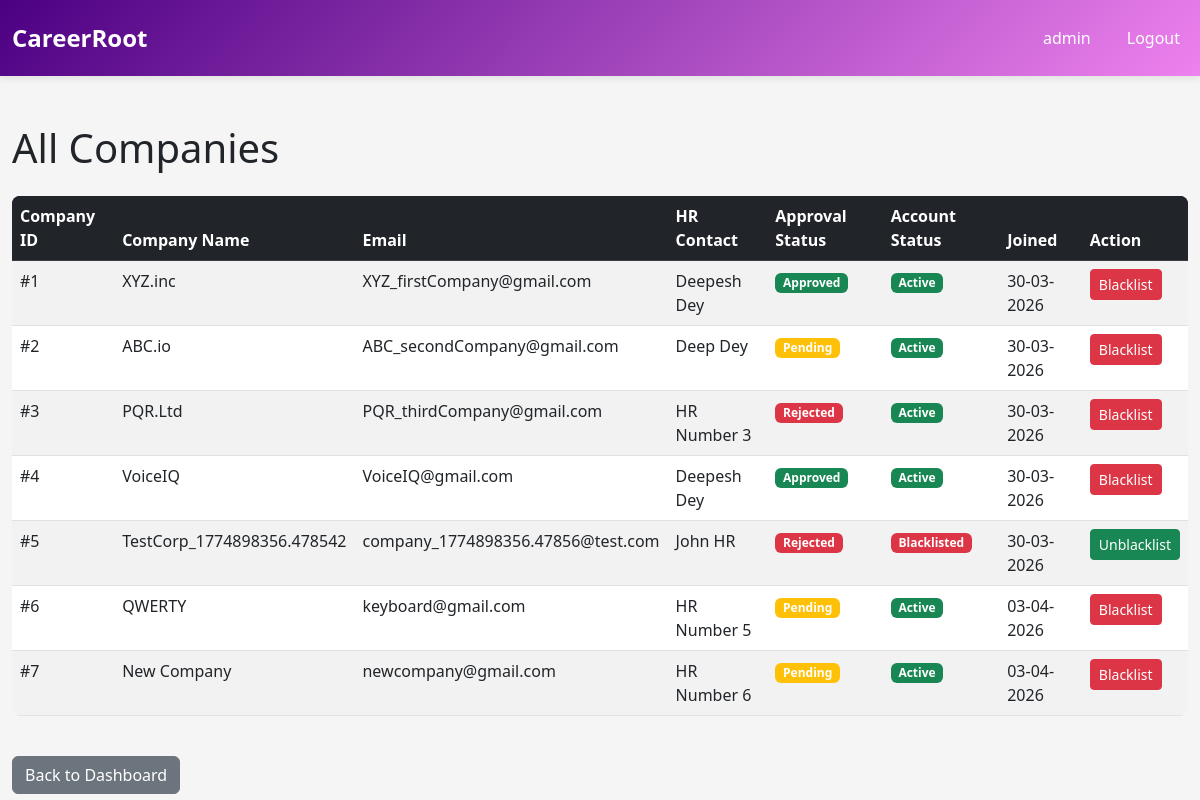
Page /admin/companies (signed in) on the earlier database version.
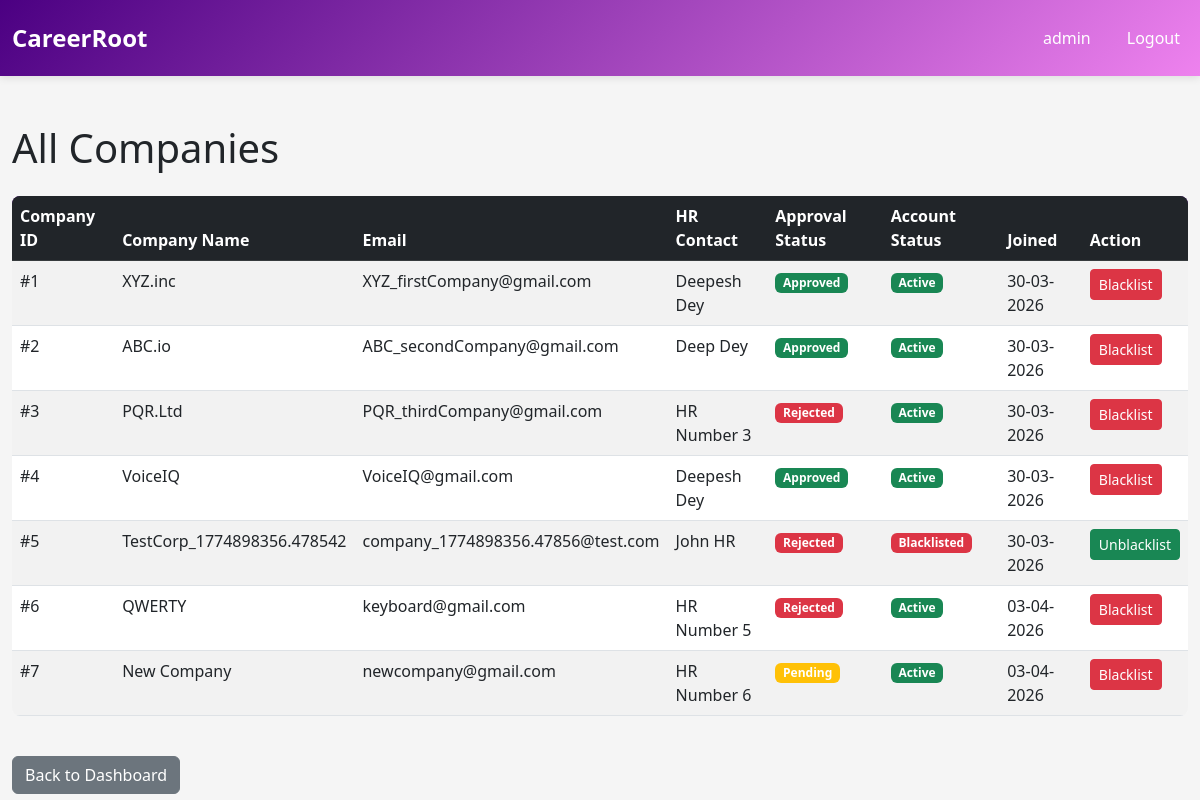
Same page on the later database version.
### core/database/models.py (models this page shows, shortened)
class Company(UserMixin, db.Model):
    __tablename__ = 'company'
    company_id = db.Column(db.Integer, primary_key=True, autoincrement=True)
    company_name = db.Column(db.String(150), nullable=False)
    email = db.Column(db.String(120), unique=True, nullable=False)
    password = db.Column(db.String(255), nullable=False)
    hr_contact = db.Column(db.String(100), nullable=True)
    website = db.Column(db.String(255), nullable=True)
    approval_status = db.Column(
        db.String(20),
        default=ApprovalStatus.PENDING.value,
        nullable=False
    )  #pending/aproved/rejected
    blacklist_status = db.Column(db.Boolean, default=False)  # True = blacklisted
    created_at = db.Column(db.DateTime, default=datetime.utcnow)
    updated_at = db.Column(db.DateTime, default=datetime.utcnow, onupdate=datetime.utcnow)
    drives = db.relationship('PlacementDrive', backref='company', lazy=True, cascade='all, delete-orphan')

### core/routes/admin.py (the view)
@admin_bp.route('/companies')
@login_required
def view_companies():
    if not check_admin():
        return redirect(url_for('auth.homepage'))
    all_companies = Company.query.all()
    return render_template('admin_view_companies.html', companies=all_companies)

### app.py (called while the page is built, shortened)
@login_manager.user_loader
def load_user(user_id):
    from core.database.models import Admin, Company, Student
    admin = Admin.query.get(int(user_id))
    if admin:
        return admin

### core/routes/admin.py (called while the page is built)
def check_admin():
    if session.get('user_type') != 'admin':
        flash('Unauthorized access', 'danger')
        return False
    return True

### templates/admin_view_companies.html (shortened to what this page needs)
{% extends "base.html" %}
{% block content %}
<div class="mt-5">
    <h1 class="mb-4">All Companies</h1>
    {% if companies %}
        <div class="table-responsive">
            <table class="table table-hover table-striped">
                <thead class="table-dark">
                    <tr>
                        <th>Company ID</th>
                        <th>Company Name</th>
                        <th>Email</th>
                        <th>HR Contact</th>
                        <th>Approval Status</th>
                        <th>Account Status</th>
                        <th>Joined</th>
                        <th>Action</th>
                    </tr>
                </thead>
                <tbody>
                    {% for company in companies %}
                        <tr>
                            <td>#{{ company.company_id }}</td>
                            <td>{{ company.company_name }}</td>
                            <td>{{ company.email }}</td>
                            <td>{{ company.hr_contact }}</td>
                            <td>
                                {% if company.approval_status == 'Approved' %}
                                    <span class="badge bg-success">{{ company.approval_status }}</span>
                                {% elif company.approval_status == 'Pending' %}
                                    <span class="badge bg-warning">{{ company.approval_status }}</span>
                                {% else %}
                                    <span class="badge bg-danger">{{ company.approval_status }}</span>
                                {% endif %}
                            </td>
                            <td>
                                {% if company.blacklist_status %}
                                    <span class="badge bg-danger">Blacklisted</span>
                                {% else %}
                                    <span class="badge bg-success">Active</span>
                                {% endif %}
                            </td>
                            <td>{{ company.created_at.strftime('%d-%m-%Y') }}</td>
                            <td>
                                <form method="POST" action="{{ url_for('admin.blacklist_company', company_id=company.company_id) }}" style="display:inline;">
                                    {% if company.blacklist_status %}
                                        <button type="submit" class="btn btn-sm btn-success">Unblacklist</button>
                                    {% else %}
                                        <button type="submit" class="btn btn-sm btn-danger">Blacklist</button>
                                    {% endif %}
                                </form>
                            </td>
                        </tr>
                    {% endfor %}
                </tbody>
            </table>
        </div>
    {% else %}
        <div class="alert alert-info">
            <strong>No companies found.</strong>
        </div>
    {% endif %}
    <div class="mt-4">
        <a href="{{ url_for('admin.admin_dashboard') }}" class="btn btn-secondary">Back to Dashboard</a>
    </div>
</div>
{% endblock %}

Differences in the rows shown:
changed Company "ABC.io": approval_status "Pending" → "Approved"
changed Company "QWERTY": approval_status "Pending" → "Rejected"
